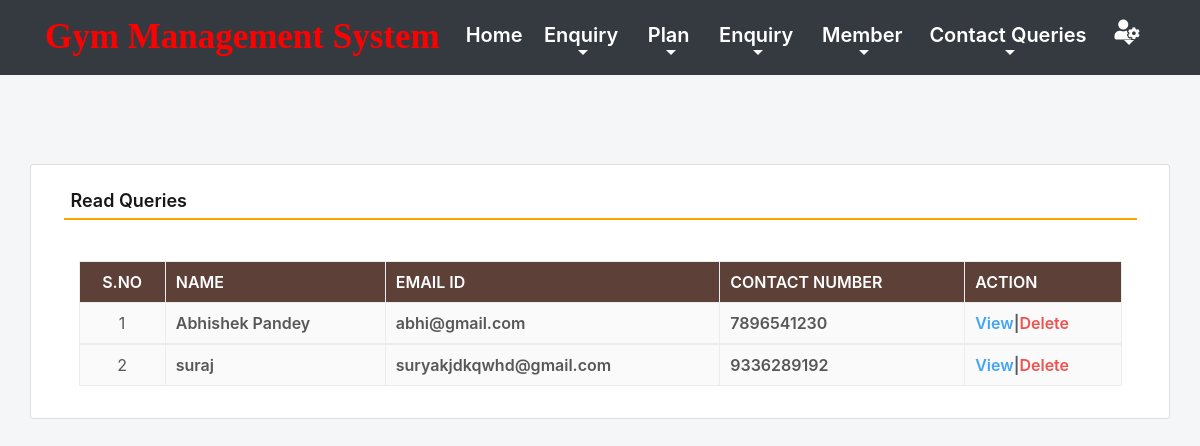
Screenshot of /read_queries (signed in) with the database file from the repository.
### gym/models.py (models this page shows, shortened)
class Contact(models.Model):
    name = models.CharField(max_length=100, null=True)
    emailid = models.CharField(max_length=50, null=True)
    contact = models.CharField(max_length=15, null=True)
    subject = models.CharField(max_length=100, null=True)
    message = models.CharField(max_length=300, null=True)
    msgdate = models.DateField(null=True)
    isread = models.CharField(max_length=10,null=True)

### gym/views.py (the view)
# urls.py: path('read_queries', read_queries, name='read_queries'),
def read_queries(request):
    if not request.user.is_authenticated:
        return redirect('admin_login')
    contact = Contact.objects.filter(isread="yes")
    return render(request,'read_queries.html', locals())

### gym/templates/read_queries.html (shortened to what this page needs)
{% include 'admin_nav.html' %}
{% load static %}
{% block main %}
<html lang="en" class="no-focus">
 <link rel="stylesheet" id="css-main" href="{% static 'css1/codebase.min.css' %}">
 <br><br><br><br>
	<div class="container card shadow mt-5">
		<div class="card-body">
			<h5 class="p-2" style="border-bottom: 2px solid orange">Read Queries</h5>
             <br>
			<div class="container-fluid">
                          <table id="example" class="table table-striped table-bordered" style="width:100%">
                                <thead class="text-white" style="background-color : #5d4037;">
                                    <tr>
                                        <th class="text-center">S.No</th>
                                        <th class="d-none d-sm-table-cell">Name</th>
                                        <th class="d-none d-sm-table-cell">Email ID</th>
                                        <th class="d-none d-sm-table-cell">Contact Number</th>
                                        <th class="d-none d-sm-table-cell" style="width: 15%;">Action</th>
                                    </tr>
                                </thead>
                                {% for i in contact %}
                                <tbody>
                                    <tr>
                                        <td class="text-center">{{forloop.counter}}</td>
                                        <td class="font-w600">{{i.name}}</td>
                                        <td class="font-w600">{{i.emailid}}</td>
                                        <td class="font-w600">{{i.contact}}</td>
                                        <td class="font-w600"><a href="{% url 'view_queries' i.id %}" class="text-primary">View</a>|<a href="{% url 'delete_contact' i.id %}" class="text-danger" onclick="return confirm('Are you sure to delete this Queries ?')">Delete</a></td>
                                    </tr>
                                        {% endfor %}
                                </tbody>
                          </table>
				</div>
			</div>
		</div>
        <link rel="stylesheet" href="https://use.fontawesome.com/releases/v5.6.3/css/all.css">
 </html>
{% endblock %}

### rows the page displays
Contact: name "Abhishek Pandey", emailid "abhi@gmail.com", contact "7896541230"
Contact: name "suraj", emailid "suryakjdkqwhd@gmail.com", contact "9336289192"
